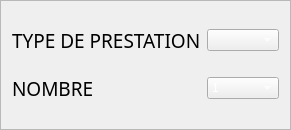
                                <widget class="QFrame" name="frame_25">
                                 <property name="minimumSize">
                                  <size>
                                   <width>0</width>
                                   <height>130</height>
                                  </size>
                                 </property>
                                 <property name="frameShape">
                                  <enum>QFrame::StyledPanel</enum>
                                 </property>
                                 <property name="frameShadow">
                                  <enum>QFrame::Raised</enum>
                                 </property>
                                 <layout class="QGridLayout" name="gridLayout_38">
                                  <item row="0" column="0">
                                   <widget class="QLabel" name="label_37">
                                    <property name="font">
                                     <font>
                                      <family>3ds</family>
                                      <pointsize>14</pointsize>
                                     </font>
                                    </property>
                                    <property name="text">
                                     <string>TYPE DE PRESTATION</string>
                                    </property>
                                   </widget>
                                  </item>
                                  <item row="0" column="1">
                                   <widget class="QComboBox" name="comboBox_4">
                                    <property name="styleSheet">
                                     <string notr="true">color: rgb(255, 255, 255);
font: 14pt &quot;3ds&quot;;</string>
                                    </property>
                                   </widget>
                                  </item>
                                  <item row="1" column="0">
                                   <widget class="QLabel" name="label_38">
                                    <property name="font">
                                     <font>
                                      <family>3ds</family>
                                      <pointsize>14</pointsize>
                                     </font>
                                    </property>
                                    <property name="text">
                                     <string>NOMBRE</string>
                                    </property>
                                   </widget>
                                  </item>
                                  <item row="1" column="1">
                                   <widget class="QComboBox" name="comboBox_30">
                                    <property name="styleSheet">
                                     <string notr="true">color: rgb(255, 255, 255);
font: 14pt &quot;3ds&quot;;</string>
                                    </property>
                                    <item>
                                     <property name="text">
                                      <string>1</string>
                                     </property>
                                    </item>
                                    <item>
                                     <property name="text">
                                      <string>2</string>
                                     </property>
                                    </item>
                                    <item>
                                     <property name="text">
                                      <string>3</string>
                                     </property>
                                    </item>
                                    <item>
                                     <property name="text">
                                      <string>4</string>
                                     </property>
                                    </item>
                                    <item>
                                     <property name="text">
                                      <string>5</string>
                                     </property>
                                    </item>
                                    <item>
                                     <property name="text">
                                      <string>6</string>
                                     </property>
                                    </item>
                                    <item>
                                     <property name="text">
                                      <string>7</string>
                                     </property>
                                    </item>
                                    <item>
                                     <property name="text">
                                      <string>8</string>
                                     </property>
                                    </item>
                                    <item>
                                     <property name="text">
                                      <string>9</string>
                                     </property>
                                    </item>
                                    <item>
                                     <property name="text">
                                      <string>10</string>
                                     </property>
                                    </item>
                                    <item>
                                     <property name="text">
                                      <string>11</string>
                                     </property>
                                    </item>
                                    <item>
                                     <property name="text">
                                      <string>12</string>
                                     </property>
                                    </item>
                                    <item>
                                     <property name="text">
                                      <string>13</string>
                                     </property>
                                    </item>
                                    <item>
                                     <property name="text">
                                      <string>14</string>
                                     </property>
                                    </item>
                                    <item>
                                     <property name="text">
                                      <string>15</string>
                                     </property>
                                    </item>
                                    <item>
                                     <property name="text">
                                      <string>16</string>
                                     </property>
                                    </item>
                                    <item>
                                     <property name="text">
                                      <string>17</string>
                                     </property>
                                    </item>
                                    <item>
                                     <property name="text">
                                      <string>18</string>
                                     </property>
                                    </item>
                                    <item>
                                     <property name="text">
                                      <string>19</string>
                                     </property>
                                    </item>
                                    <item>
                                     <property name="text">
                                      <string>20</string>
                                     </property>
                                    </item>
                                   </widget>
                                  </item>
                                 </layout>
                                </widget>
